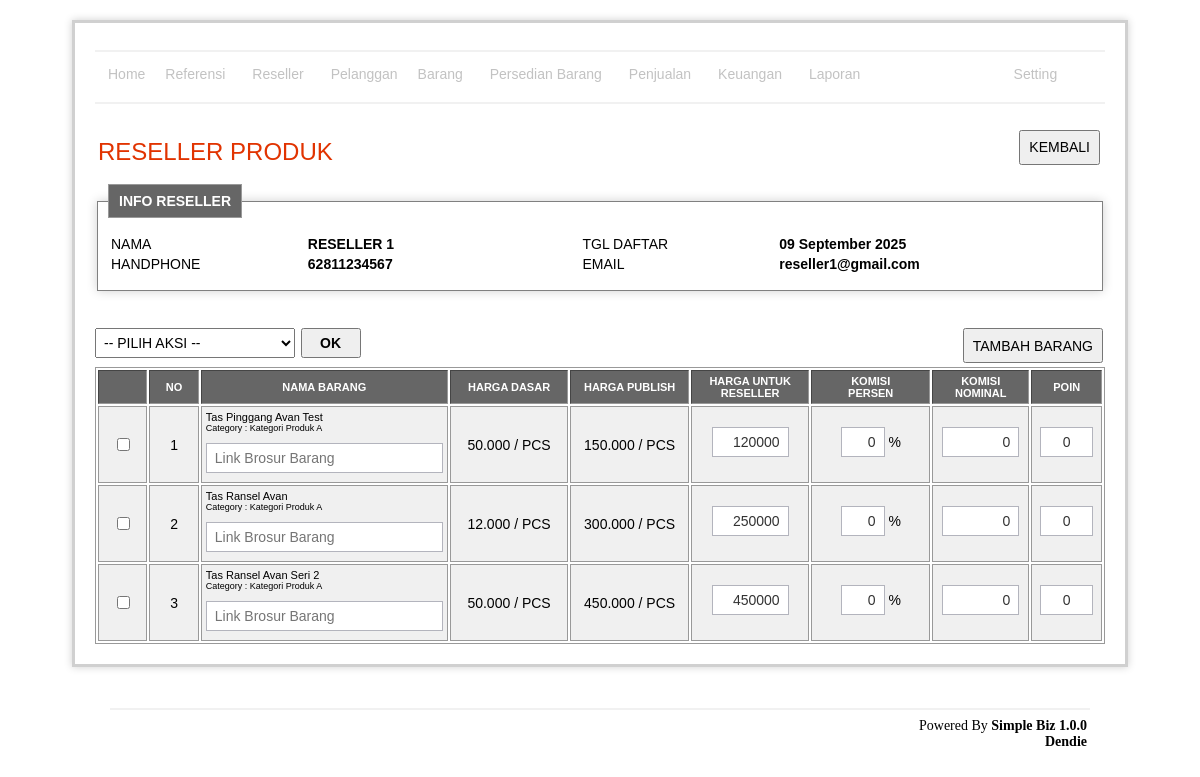
The app's page /resellerProduk/index.php?resellerId=9 (signed in) with its own data.
### tables this page shows
CREATE TABLE `reseller`  (
  `id` int(11) NOT NULL AUTO_INCREMENT,
  `name` varchar(255) NOT NULL,
  `country_code` varchar(255) NOT NULL,
  `phone_number` varchar(255) NOT NULL,
  `email` varchar(255) NOT NULL,
  `city` varchar(255) NOT NULL,
  `username` varchar(255) NOT NULL,
  `password` varchar(255) NOT NULL,
  `fee_reseller_nominal` double NOT NULL,
  `fee_reseller_percent` double NOT NULL,
  `date_input` datetime(0) NOT NULL,
  `last_login` datetime(0) NOT NULL,
  `is_dropshipper` enum('0','1') NULL DEFAULT NULL,
  `is_active` enum('0','1') NOT NULL COMMENT '0=not active,1=active',
  `is_delete` enum('0','1') NOT NULL COMMENT '0=not delete,1=delete',
  PRIMARY KEY (`id`) USING BTREE
);

CREATE TABLE `reseller_stuff`  (
  `id` int(11) NOT NULL AUTO_INCREMENT,
  `reseller_id` int(11) NOT NULL,
  `stuff_id` int(11) NOT NULL,
  `link_product_brosur` varchar(500) NOT NULL,
  `price` decimal(10, 0) NULL DEFAULT NULL,
  `price_basic` decimal(11, 0) NOT NULL,
  `fee_reseller_nominal` double NOT NULL,
  `fee_reseller_percent` double NOT NULL,
  `is_delete` enum('0','1') NULL DEFAULT '0' COMMENT '0=not delete 1=delete',
  `point` double NULL DEFAULT 0,
  PRIMARY KEY (`id`) USING BTREE
);

CREATE TABLE `stuff`  (
  `id` int(11) NOT NULL AUTO_INCREMENT,
  `category_id` int(11) NOT NULL,
  `sku` varchar(255) NULL DEFAULT NULL,
  `name` varchar(255) NULL DEFAULT NULL,
  `nickname` varchar(255) NOT NULL,
  `stock` int(11) NULL DEFAULT NULL,
  `stock_min_alert` int(11) NULL DEFAULT NULL,
  `const_id` int(11) NULL DEFAULT NULL,
  `location_id` int(11) NULL DEFAULT NULL,
  `price` decimal(10, 0) NULL DEFAULT NULL,
  `price_basic` decimal(11, 0) NOT NULL,
  `fee_sales` double NOT NULL,
  `is_hidden` enum('0','1') NOT NULL DEFAULT '0' COMMENT '0=not hidden,1=hidden',
  `is_delete` enum('0','1') NULL DEFAULT '0' COMMENT '0=not delete 1=delete',
  `cost_cs` double NOT NULL,
  `cost_ops` double NOT NULL DEFAULT 0,
  `cost_riset` double NOT NULL DEFAULT 0,
  `cost_adv` double NOT NULL DEFAULT 0,
  `description` tinytext NULL,
  PRIMARY KEY (`id`) USING BTREE
);

### lib/general.class.php (called while the page is built, shortened)
<?php
if (!class_exists('general')) {
	class general
	{
		public static function secureInput($str)
		{
			$rst = addslashes(htmlentities($str));
			return $rst;
		}
	}
}
?>

### resellerProduk/indexRead.php (called while the page is built, shortened)
<?php
	include '../lib/connection.php';
	include '../lib/general.class.php';
	$resellerId = general::secureInput($_REQUEST['resellerId']);
	$query = "select r.id, r.name, r.phone_number, r.country_code, r.city, r.date_input, r.last_login, 	username, email,
			   date_format(r.date_input,'%d %M %Y') as date_input_format,
			   date_format(r.last_login,'%d %M %Y') as last_login_format
			  from reseller as r
		  	  where is_delete = '0'
		  	   and id = '$resellerId'
			 ";
	$tmp = mysqli_query($con, $query) or die (mysqli_error($con));
	$dataReseller = mysqli_fetch_array($tmp);
	$query = "select rs.id as reseller_stuff_id, s.name, s.price_basic as price_basic_store, s.nickname, s.is_hidden,
			(select name from const as c where c.id = const_id) as const_name, point, s.price as price_publish,
			(select name from stuff_category as sc where sc.id = category_id) as category_name,
			rs.link_product_brosur, rs.price_basic as price_basic_reseller, rs.fee_reseller_nominal, rs.fee_reseller_percent,
			rs.is_delete
		from stuff as s
		inner join reseller_stuff as rs
		  on rs.stuff_id = s.id
		where s.is_delete = '0'
		  and rs.reseller_id = '$resellerId'
		  and rs.is_delete = '0'
		order by s.category_id, s.name";
	$data = mysqli_query($con, $query) or die (mysqli_error($con));
?>

### resellerProduk/index.php (the view, shortened to what this page needs)
	<?php include 'indexRead.php' ?>
	<table width="100%">
	   <tr>
	   	  <td valign="top"><h1>RESELLER PRODUK</h1></td>
	   	  <td valing="top" align="right"><input type="button" value="KEMBALI" onclick="window.location='../reseller/index.php'" /></td>
	   </tr>
	</table>
	<fieldset>
		<legend><b>INFO RESELLER<b></legend>
			<form action="index.php" method="post" >
				<table width="100%">
					<tr>
						<td width="20%" valign="top">NAMA</td>
						<td width="28%" valign="top"><b><?php echo strtoupper($dataReseller['name']) ?></b></td>
						<td width="20%" valign="top">TGL DAFTAR</td>
						<td valign="top"><b><?php echo $dataReseller['date_input_format'] ?></b></td>
					</tr>
					<tr>
						<td valign="top">HANDPHONE</td>
						<td valign="top"><b><?php echo $dataReseller['country_code'] ?><?php echo $dataReseller['phone_number'] ?></b></td>
						<td valign="top">EMAIL</td>
						<td valign="top"><b><?php echo $dataReseller['email'] ?></b></td>
					</tr>
				</table>
			</form>
	</fieldset>
	<br />
	<?php if(mysqli_num_rows($data) < 1) : ?>
	 	<div class="warning">
			<h3><?php echo message::getMsg('emptySuccess') ?></h3>
		</div>
	<?php else: ?>
		<form action="editSave.php" method="post" onsubmit="return submitAct()" id="frm">
		   <div style="float: left; margin-bottom: 2px; margin-top: 20px">
				<select name="actionType" id="actionType" style="width:200px;">
					<option value="0">-- PILIH AKSI --</option>
				</select>
				<input style="font-weight:bold; width:60px; height:30px" name="submit" type="submit" value=" OK " />
		   </div>
		   <div style="float: right; margin-bottom: 2px; margin-top: 20px">
	          <div style="float: right;"  class="button"><input type="button" value="TAMBAH BARANG" data-title="TAMBAH BARANG" data-width="950" data-height="500"  link="add.php?resellerId=<?php echo $resellerId ?>"  /></div>
		   </div>
		   <div id="tbl">
			<table width="100%" border="1">
				<thead >
					<tr >
						<th align="center" width="5%">&nbsp;</th>
						<th align="center" width="5%"  style="font-size: 11px" >NO</th>
						<th align="center" width="25%" style="font-size: 11px">NAMA BARANG</th>
						<th align="center" width="12%" style="font-size: 11px">HARGA DASAR </th>
						<th align="center" width="12%" style="font-size: 11px">HARGA PUBLISH </th>
						<th align="center" width="12%" style="font-size: 11px">HARGA UNTUK RESELLER</th>
						<th align="center" width="12%" style="font-size: 11px">KOMISI <br />PERSEN</th>
						<th align="center" style="font-size: 11px">KOMISI <br />NOMINAL</th>
						<th align="center"  style="font-size: 11px">POIN</th>
					</tr>
				</thead>
				<tbody>
					<?php $i = isset($_REQUEST['SplitRecord']) ? $_REQUEST['SplitRecord'] + 1  : 1  ?>
					<?php while($val = mysqli_fetch_array($data)): ?>
						<tr>
							<td align="center">
								<input type="checkbox" name="resellerStuffIdChoose[] " value="<?php echo $val['reseller_stuff_id'] ?>">
							</td>
							<td align="center">
							  <?php echo $i ?>
							</td>
							<td align="left" style="font-size: 11px">
								<?php echo $val['name'] ?> <br />
								<small style="font-size:9px; padding-left:0px">Category : <?php echo $val['category_name'] ?></small><br />
								<input type="text" name="linkStuff[]" placeholder="Link Brosur Barang"  style="text-align: left; margin-top: 10px; width: 100%" value="<?php echo $val['link_product_brosur'] ?>">
							</td>
							<td align="center">
								<?php echo number_format($val['price_basic_store'],0,'','.') ?> / <?php echo $val['const_name'] ?>
							</td>
							<td align="center">
								<?php echo number_format($val['price_publish'],0,'','.') ?> / <?php echo $val['const_name'] ?>
							</td>
							<td align="center">
								<input type="text" name="priceBasicReseller[]" value="<?php echo $val['price_basic_reseller'] ?>" size="5" style="text-align: right;" value="<?php echo $val['link_product_brosur'] ?>">
							</td>
							<td align="center">
							  <input type="text" name="feeResellerPercent[]" value="<?php echo $val['fee_reseller_percent'] ?>" size="1" style="text-align: right;"> %
							</td>
							<td align="center">
							  <input type="text" name="feeResellerNominal[]" value="<?php echo $val['fee_reseller_nominal'] ?>" size="5" style="text-align: right;">
							</td>
							<td align="center">
							  <input type="text" name="point[]" value="<?php echo $val['point'] ?>" size="2" style="text-align: center;">
							</td>
						</tr>
					<?php $i++; ?>
					<?php endwhile; ?>
			</table>
		   </div>
		</form>
	<?php endif; ?>
<?php include '../template/main.php' ?>

### asset/css/style.css (style rules this page uses)
#content h1 { color: #e13300; background-color: transparent; font-weight: normal; font-size: 24px; margin: 10px 0 5px 0; padding: 15px 0 10px 0px; text-align:left; }
table { font-size: 14px; }
#tbl table { border: 1px solid #999; }
#tbl th { font-weight: bold; text-align: center; font-size: 14px; background-color: #666; color: #fff; padding: 4px; }
#tbl td { border: 1px solid #999; font-weight: normal; font-size: 14px; padding: 4px; background-color: #f0f0f0; }
fieldset { border: 1px solid #999; background-color: #ffffff; border: 1px solid gray; -webkit-box-shadow: 0px 0px 10px #D0D0D0; padding: 15px 10px 15px 10px; }
fieldset legend { border: 1px solid #999; font-size: 14px; padding: 8px 10px 8px 10px; background-color: #666; color: #fff; }
form { margin: 0; padding: 0; text-align: left; }
input[type="text"], input[type="password"], textarea { font-size: 14px; color: #333; border: 1px solid #B3B4BD; font-size: 14px; height: 24px; margin: 0px 0px 5px 0px; padding: 2px 8px 2px 8px; height: 30px; }
select { font-size: 14px; height: 30px; padding: 0px 4px 0px 4px; }
input[type="button"], input[type="submit"] { font-size: 14px; height: 35px; padding: 2px 8px 2px 8px; margin: 2px; }

### records on screen
reseller: name "RESELLER 1", country_code "62", phone_number "811234567", email "reseller1@gmail.com"
reseller_stuff: stuff.name "Tas Pinggang Avan Test", category_name "Kategori Produk A", stuff.price_basic "50.000", const_name "PCS", stuff.price "150.000", price_basic "120000", fee_reseller_percent "0", fee_reseller_nominal "0", point "0"
reseller_stuff: stuff.name "Tas Ransel Avan", category_name "Kategori Produk A", stuff.price_basic "12.000", const_name "PCS", stuff.price "300.000", price_basic "250000", fee_reseller_percent "0", fee_reseller_nominal "0", point "0"
reseller_stuff: stuff.name "Tas Ransel Avan Seri 2", category_name "Kategori Produk A", stuff.price_basic "50.000", const_name "PCS", stuff.price "450.000", price_basic "450000", fee_reseller_percent "0", fee_reseller_nominal "0", point "0"

### other values on screen
$dataReseller['date_input_format'] "09 September 2025"
